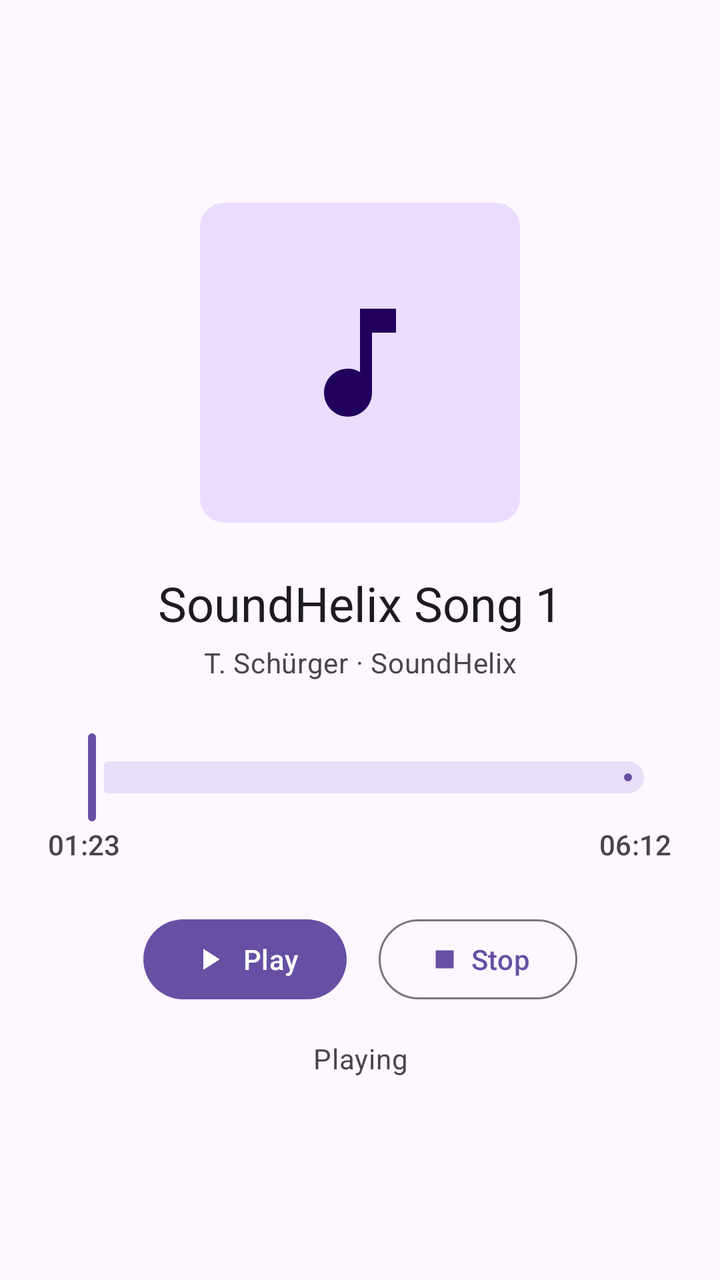
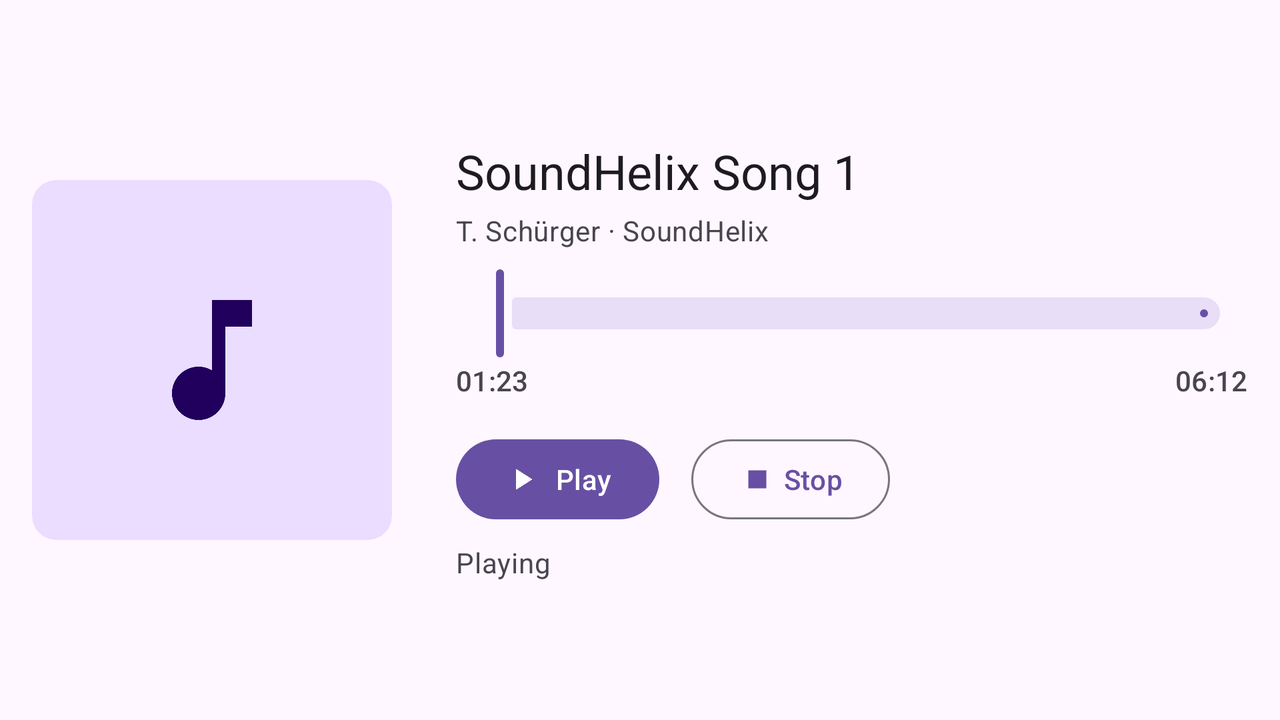

The same Android screen from two of the app's own layout files: first res/layout/ as a phone draws it, then the repository's variant for another configuration, drawn on a device whose configuration selects that folder. Both files follow.
<!-- AndroidManifest.xml: application theme Theme.LabAssignment2_CSE489 -->
<!-- res/layout/fragment_audio.xml -->
<?xml version="1.0" encoding="utf-8"?>
<ScrollView xmlns:android="http://schemas.android.com/apk/res/android"
    xmlns:app="http://schemas.android.com/apk/res-auto"
    xmlns:tools="http://schemas.android.com/tools"
    android:layout_width="match_parent"
    android:layout_height="match_parent"
    android:fillViewport="true"
    tools:context=".audio.AudioFragment">

    <androidx.constraintlayout.widget.ConstraintLayout
        android:layout_width="match_parent"
        android:layout_height="wrap_content"
        android:padding="@dimen/spacing_large">

        <com.google.android.material.card.MaterialCardView
            android:id="@+id/artwork_card"
            style="?attr/materialCardViewFilledStyle"
            android:layout_width="@dimen/audio_artwork_size"
            android:layout_height="@dimen/audio_artwork_size"
            app:cardBackgroundColor="?attr/colorPrimaryContainer"
            app:layout_constraintBottom_toTopOf="@id/track_title"
            app:layout_constraintEnd_toEndOf="parent"
            app:layout_constraintStart_toStartOf="parent"
            app:layout_constraintTop_toTopOf="parent"
            app:layout_constraintVertical_chainStyle="packed">

            <ImageView
                android:layout_width="@dimen/audio_artwork_icon_size"
                android:layout_height="@dimen/audio_artwork_icon_size"
                android:layout_gravity="center"
                android:importantForAccessibility="no"
                android:src="@drawable/ic_music_note_24"
                app:tint="?attr/colorOnPrimaryContainer" />
        </com.google.android.material.card.MaterialCardView>

        <TextView
            android:id="@+id/track_title"
            android:layout_width="0dp"
            android:layout_height="wrap_content"
            android:layout_marginTop="@dimen/spacing_large"
            android:gravity="center"
            android:text="@string/audio_track_title"
            android:textAppearance="?attr/textAppearanceHeadlineSmall"
            app:layout_constraintBottom_toTopOf="@id/track_artist"
            app:layout_constraintEnd_toEndOf="parent"
            app:layout_constraintStart_toStartOf="parent"
            app:layout_constraintTop_toBottomOf="@id/artwork_card"
            app:layout_constraintWidth_max="@dimen/content_max_width" />

        <TextView
            android:id="@+id/track_artist"
            android:layout_width="0dp"
            android:layout_height="wrap_content"
            android:layout_marginTop="@dimen/spacing_xsmall"
            android:gravity="center"
            android:text="@string/audio_track_artist"
            android:textAppearance="?attr/textAppearanceBodyMedium"
            android:textColor="?attr/colorOnSurfaceVariant"
            app:layout_constraintBottom_toTopOf="@id/seek_slider"
            app:layout_constraintEnd_toEndOf="parent"
            app:layout_constraintStart_toStartOf="parent"
            app:layout_constraintTop_toBottomOf="@id/track_title"
            app:layout_constraintWidth_max="@dimen/content_max_width" />

        <com.google.android.material.slider.Slider
            android:id="@+id/seek_slider"
            android:layout_width="0dp"
            android:layout_height="wrap_content"
            android:layout_marginTop="@dimen/spacing_large"
            android:contentDescription="@string/audio_seek_description"
            android:valueFrom="0"
            android:valueTo="1"
            app:layout_constraintBottom_toTopOf="@id/elapsed_time"
            app:layout_constraintEnd_toEndOf="parent"
            app:layout_constraintStart_toStartOf="parent"
            app:layout_constraintTop_toBottomOf="@id/track_artist"
            app:layout_constraintWidth_max="@dimen/content_max_width" />

        
        <TextView
            android:id="@+id/elapsed_time"
            android:layout_width="wrap_content"
            android:layout_height="wrap_content"
            android:fontFeatureSettings="tnum"
            android:textAppearance="?attr/textAppearanceLabelLarge"
            android:textColor="?attr/colorOnSurfaceVariant"
            app:layout_constraintBottom_toTopOf="@id/controls"
            app:layout_constraintStart_toStartOf="@id/seek_slider"
            app:layout_constraintTop_toBottomOf="@id/seek_slider"
            tools:text="01:23" />

        <TextView
            android:id="@+id/total_time"
            android:layout_width="wrap_content"
            android:layout_height="wrap_content"
            android:fontFeatureSettings="tnum"
            android:textAppearance="?attr/textAppearanceLabelLarge"
            android:textColor="?attr/colorOnSurfaceVariant"
            app:layout_constraintBaseline_toBaselineOf="@id/elapsed_time"
            app:layout_constraintEnd_toEndOf="@id/seek_slider"
            tools:text="06:12" />

        <LinearLayout
            android:id="@+id/controls"
            android:layout_width="wrap_content"
            android:layout_height="wrap_content"
            android:layout_marginTop="@dimen/spacing_large"
            android:orientation="horizontal"
            app:layout_constraintBottom_toTopOf="@id/audio_status"
            app:layout_constraintEnd_toEndOf="parent"
            app:layout_constraintStart_toStartOf="parent"
            app:layout_constraintTop_toBottomOf="@id/elapsed_time">

            
            <com.google.android.material.button.MaterialButton
                android:id="@+id/play_pause_button"
                android:layout_width="wrap_content"
                android:layout_height="wrap_content"
                android:text="@string/audio_play"
                app:icon="@drawable/ic_play_24" />

            <com.google.android.material.button.MaterialButton
                android:id="@+id/stop_button"
                style="?attr/materialButtonOutlinedStyle"
                android:layout_width="wrap_content"
                android:layout_height="wrap_content"
                android:layout_marginStart="@dimen/spacing_medium"
                android:text="@string/audio_stop"
                app:icon="@drawable/ic_stop_24" />
        </LinearLayout>

        <TextView
            android:id="@+id/audio_status"
            android:layout_width="0dp"
            android:layout_height="wrap_content"
            android:layout_marginTop="@dimen/spacing_medium"
            android:gravity="center"
            android:textAppearance="?attr/textAppearanceBodyMedium"
            android:textColor="?attr/colorOnSurfaceVariant"
            app:layout_constraintBottom_toBottomOf="parent"
            app:layout_constraintEnd_toEndOf="parent"
            app:layout_constraintStart_toStartOf="parent"
            app:layout_constraintTop_toBottomOf="@id/controls"
            app:layout_constraintWidth_max="@dimen/content_max_width"
            tools:text="@string/audio_playing" />
    </androidx.constraintlayout.widget.ConstraintLayout>
</ScrollView>
<!-- resources referenced by this layout -->
<resources>
  <dimen name="audio_artwork_icon_size">72dp</dimen>
  <dimen name="audio_artwork_size">160dp</dimen>
  <dimen name="content_max_width">560dp</dimen>
  <dimen name="spacing_large">24dp</dimen>
  <dimen name="spacing_medium">16dp</dimen>
  <dimen name="spacing_xsmall">4dp</dimen>
  <!-- drawable ic_music_note_24 (drawable) -->
  <?xml version="1.0" encoding="utf-8"?>
  <vector xmlns:android="http://schemas.android.com/apk/res/android"
      android:width="24dp"
      android:height="24dp"
      android:viewportWidth="24"
      android:viewportHeight="24">
      <path
          android:fillColor="@android:color/white"
          android:pathData="M12,3v10.55c-0.59,-0.34 -1.27,-0.55 -2,-0.55 -2.21,0 -4,1.79 -4,4s1.79,4 4,4 4,-1.79 4,-4V7h4V3h-6z" />
  </vector>
  <!-- drawable ic_play_24 (drawable) -->
  <?xml version="1.0" encoding="utf-8"?>
  <vector xmlns:android="http://schemas.android.com/apk/res/android"
      android:width="24dp"
      android:height="24dp"
      android:viewportWidth="24"
      android:viewportHeight="24">
      <path
          android:fillColor="@android:color/white"
          android:pathData="M8,5v14l11,-7z" />
  </vector>
  <!-- drawable ic_stop_24 (drawable) -->
  <?xml version="1.0" encoding="utf-8"?>
  <vector xmlns:android="http://schemas.android.com/apk/res/android"
      android:width="24dp"
      android:height="24dp"
      android:viewportWidth="24"
      android:viewportHeight="24">
      <path
          android:fillColor="@android:color/white"
          android:pathData="M6,6h12v12H6z" />
  </vector>
  <string name="audio_play">Play</string>
  <string name="audio_playing">Playing</string>
  <string name="audio_seek_description">Playback position</string>
  <string name="audio_stop">Stop</string>
  <string name="audio_track_artist">T. Schürger · SoundHelix</string>
  <string name="audio_track_title">SoundHelix Song 1</string>
  <style name="Theme.LabAssignment2_CSE489" parent="Base.Theme.LabAssignment2_CSE489" />
  <style name="Base.Theme.LabAssignment2_CSE489" parent="Theme.Material3.DayNight.NoActionBar" />
</resources>
<!-- res/layout-land/fragment_audio.xml (the repository's variant of the layout above) -->
<!-- drawn on the phone turned sideways -->
<?xml version="1.0" encoding="utf-8"?>
<ScrollView xmlns:android="http://schemas.android.com/apk/res/android"
    xmlns:app="http://schemas.android.com/apk/res-auto"
    xmlns:tools="http://schemas.android.com/tools"
    android:layout_width="match_parent"
    android:layout_height="match_parent"
    android:fillViewport="true"
    tools:context=".audio.AudioFragment">

    <androidx.constraintlayout.widget.ConstraintLayout
        android:layout_width="match_parent"
        android:layout_height="wrap_content"
        android:padding="@dimen/spacing_medium">

        <com.google.android.material.card.MaterialCardView
            android:id="@+id/artwork_card"
            style="?attr/materialCardViewFilledStyle"
            android:layout_width="@dimen/audio_artwork_size"
            android:layout_height="@dimen/audio_artwork_size"
            app:cardBackgroundColor="?attr/colorPrimaryContainer"
            app:layout_constraintBottom_toBottomOf="parent"
            app:layout_constraintEnd_toStartOf="@id/track_title"
            app:layout_constraintHorizontal_chainStyle="packed"
            app:layout_constraintStart_toStartOf="parent"
            app:layout_constraintTop_toTopOf="parent">

            <ImageView
                android:layout_width="@dimen/audio_artwork_icon_size"
                android:layout_height="@dimen/audio_artwork_icon_size"
                android:layout_gravity="center"
                android:importantForAccessibility="no"
                android:src="@drawable/ic_music_note_24"
                app:tint="?attr/colorOnPrimaryContainer" />
        </com.google.android.material.card.MaterialCardView>

        <TextView
            android:id="@+id/track_title"
            android:layout_width="0dp"
            android:layout_height="wrap_content"
            android:layout_marginStart="@dimen/spacing_xlarge"
            android:text="@string/audio_track_title"
            android:textAppearance="?attr/textAppearanceHeadlineSmall"
            app:layout_constraintBottom_toTopOf="@id/track_artist"
            app:layout_constraintEnd_toEndOf="parent"
            app:layout_constraintStart_toEndOf="@id/artwork_card"
            app:layout_constraintTop_toTopOf="parent"
            app:layout_constraintVertical_chainStyle="packed"
            app:layout_constraintWidth_max="@dimen/content_max_width" />

        <TextView
            android:id="@+id/track_artist"
            android:layout_width="0dp"
            android:layout_height="wrap_content"
            android:layout_marginTop="@dimen/spacing_xsmall"
            android:text="@string/audio_track_artist"
            android:textAppearance="?attr/textAppearanceBodyMedium"
            android:textColor="?attr/colorOnSurfaceVariant"
            app:layout_constraintBottom_toTopOf="@id/seek_slider"
            app:layout_constraintEnd_toEndOf="@id/track_title"
            app:layout_constraintStart_toStartOf="@id/track_title"
            app:layout_constraintTop_toBottomOf="@id/track_title" />

        <com.google.android.material.slider.Slider
            android:id="@+id/seek_slider"
            android:layout_width="0dp"
            android:layout_height="wrap_content"
            android:layout_marginTop="@dimen/spacing_small"
            android:contentDescription="@string/audio_seek_description"
            android:valueFrom="0"
            android:valueTo="1"
            app:layout_constraintBottom_toTopOf="@id/elapsed_time"
            app:layout_constraintEnd_toEndOf="@id/track_title"
            app:layout_constraintStart_toStartOf="@id/track_title"
            app:layout_constraintTop_toBottomOf="@id/track_artist" />

        <TextView
            android:id="@+id/elapsed_time"
            android:layout_width="wrap_content"
            android:layout_height="wrap_content"
            android:fontFeatureSettings="tnum"
            android:textAppearance="?attr/textAppearanceLabelLarge"
            android:textColor="?attr/colorOnSurfaceVariant"
            app:layout_constraintBottom_toTopOf="@id/controls"
            app:layout_constraintStart_toStartOf="@id/seek_slider"
            app:layout_constraintTop_toBottomOf="@id/seek_slider"
            tools:text="01:23" />

        <TextView
            android:id="@+id/total_time"
            android:layout_width="wrap_content"
            android:layout_height="wrap_content"
            android:fontFeatureSettings="tnum"
            android:textAppearance="?attr/textAppearanceLabelLarge"
            android:textColor="?attr/colorOnSurfaceVariant"
            app:layout_constraintBaseline_toBaselineOf="@id/elapsed_time"
            app:layout_constraintEnd_toEndOf="@id/seek_slider"
            tools:text="06:12" />

        <LinearLayout
            android:id="@+id/controls"
            android:layout_width="wrap_content"
            android:layout_height="wrap_content"
            android:layout_marginTop="@dimen/spacing_medium"
            android:orientation="horizontal"
            app:layout_constraintBottom_toTopOf="@id/audio_status"
            app:layout_constraintStart_toStartOf="@id/track_title"
            app:layout_constraintTop_toBottomOf="@id/elapsed_time">

            <com.google.android.material.button.MaterialButton
                android:id="@+id/play_pause_button"
                android:layout_width="wrap_content"
                android:layout_height="wrap_content"
                android:text="@string/audio_play"
                app:icon="@drawable/ic_play_24" />

            <com.google.android.material.button.MaterialButton
                android:id="@+id/stop_button"
                style="?attr/materialButtonOutlinedStyle"
                android:layout_width="wrap_content"
                android:layout_height="wrap_content"
                android:layout_marginStart="@dimen/spacing_medium"
                android:text="@string/audio_stop"
                app:icon="@drawable/ic_stop_24" />
        </LinearLayout>

        <TextView
            android:id="@+id/audio_status"
            android:layout_width="0dp"
            android:layout_height="wrap_content"
            android:layout_marginTop="@dimen/spacing_small"
            android:textAppearance="?attr/textAppearanceBodyMedium"
            android:textColor="?attr/colorOnSurfaceVariant"
            app:layout_constraintBottom_toBottomOf="parent"
            app:layout_constraintEnd_toEndOf="@id/track_title"
            app:layout_constraintStart_toStartOf="@id/track_title"
            app:layout_constraintTop_toBottomOf="@id/controls"
            tools:text="@string/audio_playing" />
    </androidx.constraintlayout.widget.ConstraintLayout>
</ScrollView>
<!-- resources referenced by the variant -->
<!-- as the phone turned sideways resolves them -->
<resources>
  <!-- from res/values-land/ -->
  <dimen name="audio_artwork_icon_size">80dp</dimen>
  <!-- from res/values-land/ -->
  <dimen name="audio_artwork_size">180dp</dimen>
  <dimen name="content_max_width">560dp</dimen>
  <dimen name="spacing_medium">16dp</dimen>
  <dimen name="spacing_small">8dp</dimen>
  <dimen name="spacing_xlarge">32dp</dimen>
  <dimen name="spacing_xsmall">4dp</dimen>
  <!-- drawable ic_music_note_24 (drawable) -->
  <?xml version="1.0" encoding="utf-8"?>
  <vector xmlns:android="http://schemas.android.com/apk/res/android"
      android:width="24dp"
      android:height="24dp"
      android:viewportWidth="24"
      android:viewportHeight="24">
      <path
          android:fillColor="@android:color/white"
          android:pathData="M12,3v10.55c-0.59,-0.34 -1.27,-0.55 -2,-0.55 -2.21,0 -4,1.79 -4,4s1.79,4 4,4 4,-1.79 4,-4V7h4V3h-6z" />
  </vector>
  <!-- drawable ic_play_24 (drawable) -->
  <?xml version="1.0" encoding="utf-8"?>
  <vector xmlns:android="http://schemas.android.com/apk/res/android"
      android:width="24dp"
      android:height="24dp"
      android:viewportWidth="24"
      android:viewportHeight="24">
      <path
          android:fillColor="@android:color/white"
          android:pathData="M8,5v14l11,-7z" />
  </vector>
  <!-- drawable ic_stop_24 (drawable) -->
  <?xml version="1.0" encoding="utf-8"?>
  <vector xmlns:android="http://schemas.android.com/apk/res/android"
      android:width="24dp"
      android:height="24dp"
      android:viewportWidth="24"
      android:viewportHeight="24">
      <path
          android:fillColor="@android:color/white"
          android:pathData="M6,6h12v12H6z" />
  </vector>
  <string name="audio_play">Play</string>
  <string name="audio_playing">Playing</string>
  <string name="audio_seek_description">Playback position</string>
  <string name="audio_stop">Stop</string>
  <string name="audio_track_artist">T. Schürger · SoundHelix</string>
  <string name="audio_track_title">SoundHelix Song 1</string>
  <style name="Theme.LabAssignment2_CSE489" parent="Base.Theme.LabAssignment2_CSE489" />
  <style name="Base.Theme.LabAssignment2_CSE489" parent="Theme.Material3.DayNight.NoActionBar" />
</resources>
